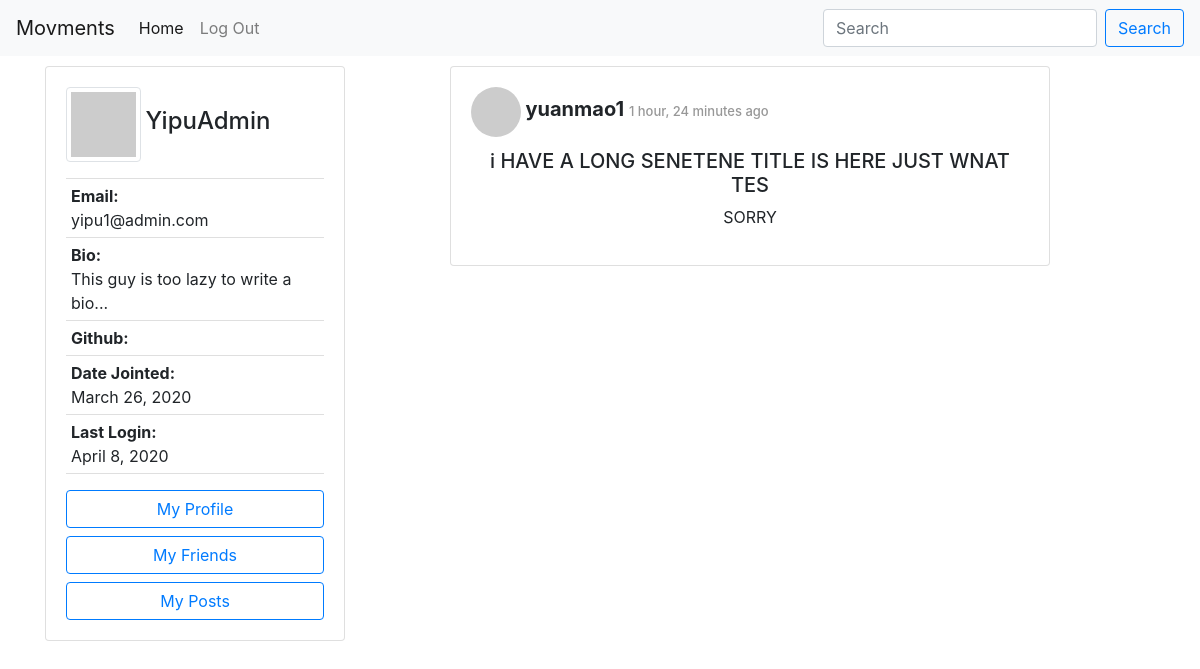
Page /author/77c2a6bb-bd7e-42d4-8b3f-ce74f28be9e5/posts (signed in) on the committed database.
### accounts/models.py (models this page shows, shortened)
class Author(AbstractBaseUser):
    email=models.EmailField(
        verbose_name='email address',
        max_length=60,
        unique=True,
    )
    id = models.CharField(primary_key=True, default=uuid.uuid4().urn[9:], editable=False,max_length=100,unique=True)
    displayName = models.CharField(max_length=30)
    lastName = models.CharField(max_length=30, blank=True)
    firstName = models.CharField(max_length=30, blank=True)
    host = models.CharField(default=settings.HOSTNAME, max_length=100)
    url = models.CharField(default="", max_length=100)
    avatar = models.ImageField(upload_to='avatar/', default = 'avatar/default-avatar.png', blank=True, null=True)
    github = models.URLField(default="", max_length=100, null=True)
    bio = models.CharField(default="This guy is too lazy to write a bio...", max_length=200, blank=True, null=True)
    date_joined=models.DateField(verbose_name="date joined", auto_now=True)
    last_login=models.DateField(verbose_name="last login", auto_now=True)
    active=models.BooleanField(default=True)
    activated=models.BooleanField(default=False)
    node=models.BooleanField(default=False)
    admin=models.BooleanField(default=False)
    share=models.BooleanField(default=False)
    share_image=models.BooleanField(default=False)
    objects = AuthorManager()
    USERNAME_FIELD = 'email'
    REQUIRED_FIELDS = ['displayName', ]

### posting/models.py (models this page shows, shortened)
class Post(models.Model):
    id = models.UUIDField(primary_key=True, default=uuid.uuid4, max_length=50, editable=False)
    author = models.ForeignKey(Author, on_delete=models.CASCADE)
    title = models.CharField(max_length=100)
    contentType = models.CharField(max_length=20, default = 'text/plain', choices=CONTENT_TYPE)
    origin = models.CharField(default="",max_length=200, editable=False)
    source = models.CharField(max_length=200, blank=True)
    content = models.TextField()
    categories = models.CharField(max_length=200, blank=True)
    unlisted = models.BooleanField(default=False, choices=UNLISTED)
    published = models.DateTimeField('date posted', auto_now_add=True, blank=True)
    visibility = models.CharField(max_length=10, default = 'PUBLIC', choices=POST_VISIBILITY)
    visibleTo = models.TextField(blank=True)

### posting/views.py (the view)
# urls.py: path('author/<str:author_id>/posts', APIviews.ViewUserPosts.as_view(), name='view user posts'),
class ViewUserPosts(APIView):
    '''
    show a specified author's posts.
    '''
    permission_classes = [IsAuthenticated]
    def get(self, request, author_id, format=None):
        try:
            author = Author.objects.filter(id=author_id)
            if not author.exists():
                return HttpResponseNotFound("Author Not Found")
            author = Author.objects.get(id=author_id)
            posts = getVisiblePosts(request.user, author)
            posts.sort(key=lambda x: x.published, reverse=True)
            context = {
                "posts": posts,
                "allowEdit": True,
            }
            return render(request, "posting/user-post-list.html", context)
        except Exception as e:
            return HttpResponseServerError(e)

### posting/helper_functions.py (called while the page is built, shortened)
def getVisiblePosts(requester, author=None):
    result = set()
    if requester.is_anonymous or requester.host != settings.HOSTNAME:
        if author:
            return list(Post.objects.filter(author=author, visibility='PUBLIC', unlisted=False).order_by('-published'))
        else:
            return list(Post.objects.filter(visibility='PUBLIC', unlisted=False).order_by('-published'))

### posting/templates/posting/user-post-list.html (shortened to what this page needs)
{% extends 'posting/homepage.html' %}
{% block shortProfile %}
    {% if request.user.is_authenticated %}
        {% include 'posting/profile-card.html' with request=request%}
    {% endif %}
{% endblock %}
{% block content %}
{% if posts %}
<ul>
    {% for post in posts %}
        {% include 'posting/post-full-view.html' with post=post %}
    {% endfor %}
</ul>
{% endif %}
{% endblock %}

### posting/templates/posting/profile-card.html (shortened to what this page needs)
<div class="card  position-fixed" style="width: 300px;">
    <div class="card-body">
    <img src="https://avatars.dicebear.com/v2/jdenticon/{{ request.user.displayName }}.svg" id="imgProfile" style="width: 75px; height: 75px" class="img-thumbnail" />
    <h4 class="card-title" style="display: inline;">{{request.user.displayName }}</h4>
    <p class="card-text">
        <ul class="list-group list-group-flush" >
            <li  class="list-group-item" style="padding: 5px;"><span style="font-weight: bold;">Email:</span><br>{{ request.user.email }}</li>
            <li  class="list-group-item" style="padding: 5px;"><span style="font-weight: bold;">Bio:</span><br>{{ request.user.bio }}</li>
            <li  class="list-group-item" style="padding: 5px;"><span style="font-weight: bold;">Github:</span><br>{{ request.user.github }}</li>
            <li  class="list-group-item" style="padding: 5px;"><span style="font-weight: bold;">Date Jointed:</span><br> {{ request.user.date_joined }}</li>
            <li  class="list-group-item" style="padding: 5px;"><span style="font-weight: bold;">Last Login:</span><br>{{ request.user.last_login }}</li>
        </ul>
    </p>
    <div id="user-menu">
        <a href="{% url 'accounts:view profile' request.user.id %}" class="btn btn-outline-primary btn-block">My Profile</a>
        <a href="{% url 'friendship:get friends list' request.user.id %}" class="btn btn-outline-primary btn-block">My Friends</a>
        <a href="{% url 'posting:view user posts' request.user.id %}" class="btn btn-outline-primary btn-block">My Posts</a>
    </div>
    </div>
</div>

### posting/templates/posting/post-full-view.html (shortened to what this page needs)
<div class="card" style="width: 600px;height: auto">
    <div class="card-body">
        <div class='card-title'>
            <img src="https://avatars.dicebear.com/v2/jdenticon/{{post.author.displayName}}.svg" id="imgProfile" style="width: 50px; height: 50px ;border-radius:50%;"/>
            <h5 class="post-tile" style="display: inline;"><b>{{ post.author.displayName }} </b> <span id="timestamp"> {{ post.published|timesince }} ago</span></h5>
        </div>
        <div class="card-content">
            <div class="content-container" style="width:auto;height:auto;">
                <div class='post-content-continer' style="text-align: center;">
                    <h5>{{post.title}}</h5>
                    {% if post.contentType == 'image/png;base64' %}
                    <img alt="Post Image" style="max-width:300px;max-height:300px;padding-bottom: 10px;"/>
                    {% elif post.contentType == 'image/jpeg;base64' %}
                    <img alt="Post Image" style="max-width:300px;max-height:300px;padding-bottom: 10px;"/>
                    {% elif post.contentType == 'application/base64' %}
                    <p>I dont know how to display application yet</p>
                    {% elif post.contentType == 'text/markdown' %}
                    <div id="markdown">{{ post.content_markdown | safe }}</div>
                    {% else %}
                        <p>{{ post.content }}</p >
                    {% endif %}
                </div>
            </div>
        </div>
    </div>
</div>

### posting/templates/posting/base.html (style rules this page uses)
#timestamp { font-size: small; color:#989898; }
.card { margin-top: 10px; }

### rows in the picture
Author: user.displayName "YipuAdmin", user.email "yipu1@admin.com", user.bio "This guy is too lazy to write a bio...", user.date_joined "March 26, 2020", user.last_login "April 8, 2020"
Post: author.displayName "yuanmao1", published "1 hour, 24 minutes", title "i HAVE A LONG SENETENE TITLE IS HERE JUST WNAT TES", content "SORRY"
